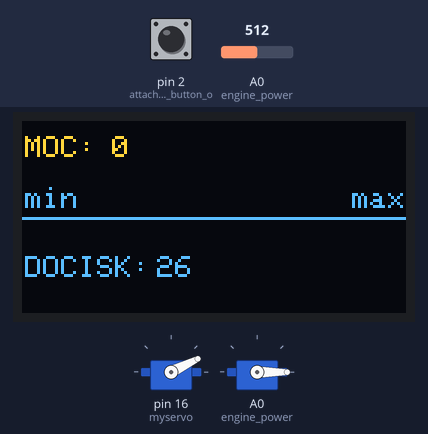
Bench run of a sketch on a simulated Arduino Uno, built with avr-gcc and run on an emulated ATmega328P. Shown: 2 × servo, 128×64 one-colour display. Inputs (shaded band) come from the test bench; at power-on: A0 (engine_power) = 512, pin 2 (attaches_pullupp_button_o) HIGH. The OLED is the two-colour kind (top 16 rows yellow).

Above: at 3.2 s.
3.3 s: A0 (engine_power) set to 532
At 4.7 s:
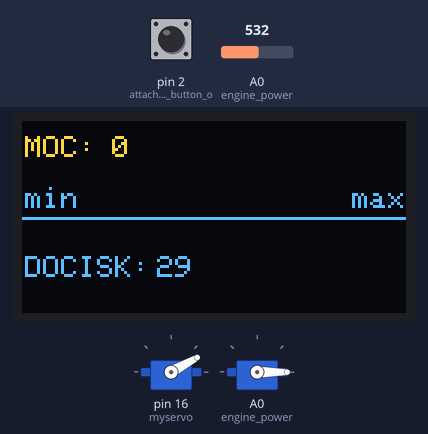
5.2 s: A0 (engine_power) set to 564
At 6.1 s:
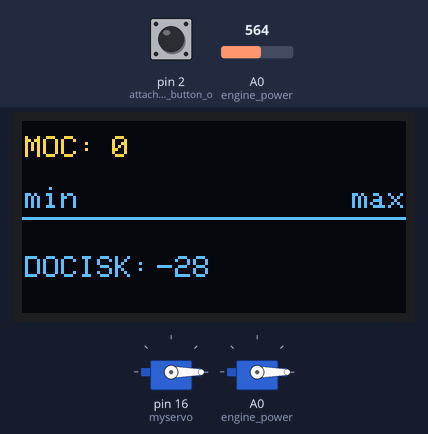
7.0 s: A0 (engine_power) set to 511
At 7.28 s:
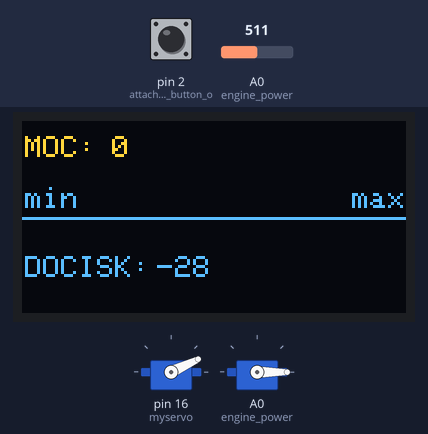
Timing chart, 0 to 10.0 s (numbered marks = the images above; inputs shaded):
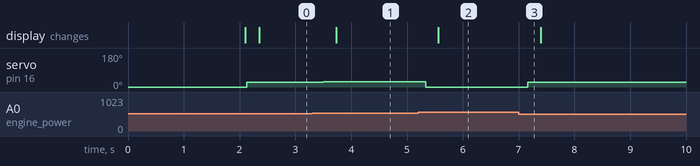

The sketch:

sterownik_strzala.ino
```cpp
#include <SPI.h>
#include <Wire.h>
#include <Adafruit_GFX.h>
#include <Adafruit_SSD1306.h>
#include <Servo.h>

// OLED setup ---------------------
Adafruit_SSD1306 display(128, 64, &Wire, -1); // On wemos:   D2(SDA),  D1(SCL); VCC=3.3v; Reset pin # (or -1 if sharing Arduino reset pin)
// OLED setup ---------------------

//SERWO --------------------------
Servo myservo;  // create servo object to control a servo
Servo engine_power;  // create servo object to control a motor
int value = 0; //for read the analog value frompotentiometer
int obr=0; //for serwo movement
int moc=0; //for motor pwm
int bieg=0; //for motor speed change
//SERWO --------------------------

const unsigned char Autobot_logo [] PROGMEM = {
	0x00, 0x00, 0x00, 0x00, 0x00, 0x00, 0x03, 0xff, 0xc0, 0x00, 0x00, 0x00, 0x00, 0x00, 0x00, 0x00,
	0x00, 0x00, 0x00, 0x00, 0x00, 0x7f, 0xff, 0xff, 0x00, 0x00, 0x00, 0x00, 0x00, 0x00, 0x00, 0x00,
	0x00, 0x00, 0x00, 0x03, 0xff, 0xff, 0xff, 0xe0, 0x00, 0x00, 0x00, 0x00, 0x00, 0x00, 0x00, 0x00,
	0x00, 0x00, 0x0f, 0xff, 0xff, 0xff, 0xf8, 0x00, 0x00, 0x00, 0x00, 0x00, 0x00, 0x00, 0x00, 0x03,
	0xff, 0xbf, 0xff, 0xff, 0xff, 0xfc, 0xff, 0xe0, 0x00, 0x00, 0x00, 0x00, 0x00, 0x00, 0x01, 0xff,
	0xbf, 0xff, 0xff, 0xff, 0xfd, 0xff, 0xc0, 0x00, 0x00, 0x00, 0x00, 0x00, 0x00, 0x01, 0xff, 0xff,
	0xff, 0xff, 0xff, 0xfd, 0xff, 0xc0, 0x00, 0x00, 0x00, 0x00, 0x00, 0x00, 0x01, 0xff, 0xdf, 0xff,
	0xff, 0xff, 0xff, 0xff, 0xc0, 0x00, 0x00, 0x00, 0x00, 0x00, 0x00, 0x01, 0xff, 0xdf, 0xff, 0xff,
	0xff, 0xff, 0xff, 0x80, 0x00, 0x00, 0x00, 0x00, 0x00, 0x00, 0x01, 0xff, 0xdf, 0xfc, 0x00, 0x3f,
	0xff, 0xff, 0x80, 0x00, 0x00, 0x00, 0x00, 0x00, 0x00, 0x00, 0xff, 0xef, 0xff, 0x00, 0x7f, 0xfb,
	0xff, 0x80, 0x00, 0x00, 0x00, 0x00, 0x00, 0x00, 0x00, 0xff, 0xf7, 0xff, 0x81, 0xff, 0xef, 0xff,
	0x80, 0x00, 0x00, 0x00, 0x00, 0x00, 0x00, 0x00, 0xf9, 0xf9, 0xff, 0xe3, 0xff, 0xdf, 0xdf, 0x00,
	0x00, 0x00, 0x00, 0x00, 0x00, 0x00, 0x00, 0xfc, 0xfe, 0xff, 0xf7, 0xff, 0x3f, 0x3f, 0x00, 0x00,
	0x00, 0x00, 0x00, 0x00, 0x00, 0x00, 0xff, 0x3f, 0x3f, 0xff, 0xfe, 0xfe, 0x7f, 0x00, 0x00, 0x00,
	0x00, 0x00, 0x00, 0x00, 0x00, 0x7f, 0x9f, 0xdf, 0xff, 0xf9, 0xfd, 0xff, 0x00, 0x00, 0x00, 0x00,
	0x00, 0x00, 0x00, 0x00, 0x7f, 0xe7, 0xe7, 0xff, 0xf7, 0xf3, 0xff, 0x00, 0x00, 0x00, 0x00, 0x00,
	0x00, 0x00, 0x00, 0x7d, 0xf3, 0xfb, 0xff, 0xcf, 0xcf, 0xbe, 0x00, 0x00, 0x00, 0x00, 0x00, 0x00,
	0x00, 0x00, 0x7e, 0x7d, 0xf8, 0xff, 0x9f, 0x9f, 0x3e, 0x00, 0x00, 0x00, 0x00, 0x00, 0x00, 0x00,
	0x00, 0x3f, 0xbe, 0x7e, 0x3e, 0x7f, 0x7c, 0xfe, 0x00, 0x00, 0x00, 0x00, 0x00, 0x00, 0x00, 0x00,
	0x3f, 0xcf, 0xff, 0x9d, 0xfe, 0xfb, 0xfe, 0x00, 0x00, 0x00, 0x00, 0x00, 0x00, 0x00, 0x00, 0x3f,
	0xe7, 0xfd, 0xe3, 0xff, 0xf7, 0xfe, 0x00, 0x00, 0x00, 0x00, 0x00, 0x00, 0x00, 0x00, 0x1f, 0xf9,
	0xfd, 0xff, 0xff, 0xcf, 0xfc, 0x00, 0x00, 0x00, 0x00, 0x00, 0x00, 0x00, 0x00, 0x0f, 0xfe, 0xfd,
	0xff, 0xff, 0x3f, 0xf8, 0x00, 0x00, 0x00, 0x00, 0x00, 0x00, 0x00, 0x00, 0x07, 0xff, 0x7d, 0xff,
	0xfe, 0x7f, 0xf0, 0x00, 0x00, 0x00, 0x00, 0x00, 0x00, 0x00, 0x00, 0x0b, 0xff, 0xff, 0xff, 0xff,
	0xff, 0xd0, 0x00, 0x00, 0x00, 0x00, 0x00, 0x00, 0x00, 0x00, 0x0e, 0xff, 0xfe, 0xff, 0xbf, 0xff,
	0xb0, 0x00, 0x00, 0x00, 0x00, 0x00, 0x00, 0x00, 0x00, 0x0f, 0x7f, 0xfe, 0xff, 0xbf, 0xfe, 0x70,
	0x00, 0x00, 0x00, 0x00, 0x00, 0x00, 0x00, 0x00, 0x0f, 0xff, 0xfe, 0xff, 0xbf, 0xff, 0xf0, 0x00,
	0x00, 0x00, 0x00, 0x00, 0x00, 0x00, 0x00, 0x0f, 0xe0, 0x7e, 0xff, 0xbf, 0x03, 0xf0, 0x00, 0x00,
	0x00, 0x00, 0x00, 0x00, 0x00, 0x00, 0x0f, 0xe0, 0x02, 0xff, 0x20, 0x03, 0xf0, 0x00, 0x00, 0x00,
	0x00, 0x00, 0x00, 0x00, 0x00, 0x0f, 0xe0, 0x00, 0xff, 0x00, 0x03, 0xf0, 0x00, 0x00, 0x00, 0x00,
	0x00, 0x00, 0x00, 0x00, 0x0f, 0xe0, 0x02, 0xff, 0x40, 0x07, 0xf0, 0x00, 0x00, 0x00, 0x00, 0x00,
	0x00, 0x00, 0x00, 0x0f, 0xf8, 0x0e, 0xff, 0x70, 0x0f, 0xf0, 0x00, 0x00, 0x00, 0x00, 0x00, 0x00,
	0x00, 0x00, 0x07, 0xfe, 0x3f, 0xff, 0x7e, 0x3f, 0xf0, 0x00, 0x00, 0x00, 0x00, 0x00, 0x00, 0x00,
	0x00, 0x07, 0xfe, 0xff, 0xff, 0x7f, 0x7f, 0xf0, 0x00, 0x00, 0x00, 0x00, 0x00, 0x00, 0x00, 0x00,
	0x07, 0xfe, 0xff, 0xff, 0x7f, 0x7f, 0xf0, 0x00, 0x00, 0x00, 0x00, 0x00, 0x00, 0x00, 0x00, 0x07,
	0xfe, 0xff, 0xff, 0x7f, 0x7f, 0xf0, 0x00, 0x00, 0x00, 0x00, 0x00, 0x00, 0x00, 0x00, 0x07, 0xfe,
	0xff, 0xff, 0x7f, 0x7f, 0xf0, 0x00, 0x00, 0x00, 0x00, 0x00, 0x00, 0x00, 0x00, 0x07, 0xfe, 0xff,
	0xff, 0x7f, 0x7f, 0xf0, 0x00, 0x00, 0x00, 0x00, 0x00, 0x00, 0x00, 0x00, 0x07, 0xfe, 0xff, 0xff,
	0x7f, 0x7f, 0xf0, 0x00, 0x00, 0x00, 0x00, 0x00, 0x00, 0x00, 0x00, 0x07, 0xfe, 0xff, 0xff, 0x7f,
	0x7f, 0xf0, 0x00, 0x00, 0x00, 0x00, 0x00, 0x00, 0x00, 0x00, 0x07, 0xfe, 0xff, 0xff, 0x7f, 0x7f,
	0xf0, 0x00, 0x00, 0x00, 0x00, 0x00, 0x00, 0x00, 0x00, 0x07, 0xfe, 0xff, 0xff, 0x7f, 0x7f, 0xf0,
	0x00, 0x00, 0x00, 0x00, 0x00, 0x00, 0x00, 0x00, 0x07, 0xfe, 0xff, 0xff, 0x7f, 0x7f, 0xf0, 0x00,
	0x00, 0x00, 0x00, 0x00, 0x00, 0x00, 0x00, 0x07, 0xfe, 0xff, 0x7f, 0x7f, 0x7f, 0xe0, 0x00, 0x00,
	0x00, 0x00, 0x00, 0x00, 0x00, 0x00, 0x07, 0xfe, 0xff, 0xff, 0xff, 0x7f, 0xe0, 0x00, 0x00, 0x00,
	0x00, 0x00, 0x00, 0x00, 0x00, 0x07, 0xfe, 0xff, 0xff, 0xff, 0x7f, 0xe0, 0x00, 0x00, 0x00, 0x00,
	0x00, 0x00, 0x00, 0x00, 0x03, 0xfe, 0xff, 0xff, 0xff, 0x7f, 0xc0, 0x00, 0x00, 0x00, 0x00, 0x00,
	0x00, 0x00, 0x00, 0x00, 0xfe, 0xff, 0xff, 0xff, 0x7f, 0x80, 0x00, 0x00, 0x00, 0x00, 0x00, 0x00,
	0x00, 0x00, 0x00, 0x7e, 0xff, 0xff, 0xff, 0x7f, 0x00, 0x00, 0x00, 0x00, 0x00, 0x00, 0x00, 0x00,
	0x00, 0x00, 0x3e, 0xfe, 0x00, 0x3f, 0x7c, 0x00, 0x00, 0x00, 0x00, 0x00, 0x00, 0x00, 0x00, 0x00,
	0x00, 0x1e, 0xfd, 0xff, 0xbf, 0x78, 0x00, 0x00, 0x00, 0x00, 0x00, 0x00, 0x00, 0x00, 0x00, 0x00,
	0x06, 0xfd, 0xff, 0xff, 0x70, 0x00, 0x00, 0x00, 0x00, 0x00, 0x00, 0x00, 0x00, 0x00, 0x00, 0x02,
	0xfd, 0xff, 0xdf, 0x60, 0x00, 0x00, 0x00, 0x00, 0x00, 0x00, 0x00, 0x00, 0x00, 0x00, 0x00, 0xfb,
	0xff, 0xdf, 0x00, 0x00, 0x00, 0x00, 0x00, 0x00, 0x00, 0x00, 0x00, 0x00, 0x00, 0x00, 0xfb, 0xff,
	0xef, 0x00, 0x00, 0x00, 0x00, 0x00, 0x00, 0x00, 0x00, 0x00, 0x00, 0x00, 0x00, 0x3b, 0xff, 0xee,
	0x00, 0x00, 0x00, 0x00, 0x00, 0x00, 0x00, 0x00, 0x00, 0x00, 0x00, 0x00, 0x17, 0xff, 0xec, 0x00,
	0x00, 0x00, 0x00, 0x00, 0x00, 0x00, 0x00, 0x00, 0x00, 0x00, 0x00, 0x07, 0xff, 0xf0, 0x00, 0x00,
	0x00, 0x00, 0x00, 0x00
};

void setup() {
  //ALL CONNECTED TO 3.3V
  myservo.attach(16);  // attaches the servo pwm  on GIO16  (D0 on wemos)
  engine_power.attach(14); // attaches the motor pwm on  GIO14 (D5 on wemos)
  pinMode(2, INPUT_PULLUP); // attaches pullupp button on GIO2 (D4 on wemos) and to GND
  pinMode(0, INPUT_PULLUP); // attaches pullupp button on GIO0 (D3 on wemos) and to GND
  myservo.write(0); //set serwo to min position on start
  engine_power.write(0);//set motor to min pwm value on start
  Serial.begin(9600); //start serial monitor

  // OLED setup ---------------------
  if(!display.begin(SSD1306_SWITCHCAPVCC, 0x3C)) { //See datasheet for Address; 0x3D for 128x64, 0x3C for 128x32
    Serial.println(F("SSD1306 allocation failed"));
    for(;;); // Don't proceed, loop forever
  }
// OLED setup ---------------------
displayTransformersLogo();

  updateScreen();

}

void loop() {
  // Serial.println(digitalRead(2));
  if(digitalRead(2) == LOW ){
    dpeeddown();
  }

  if(digitalRead(0) == LOW ){
    speedup();
  }

  updateScreen();
  value = analogRead(A0);
  obr = (value *180)/1024;
  myservo.write(obr); //set serwo pwm
  moc = bieg * 36;
  engine_power.write(moc);//set motor pwm
  //  Serial.print("obr: ");
  //  Serial.println(obr);
  //  Serial.print("moc: ");
  //  Serial.println(moc);

  delay(200);
}

void speedup(){
  if(bieg != 5){
    bieg =bieg + 1;
  }
}

void dpeeddown(){
  if(bieg != 0){
    bieg =bieg - 1;
  }
}

void displayTransformersLogo(){
  display.clearDisplay();
  display.drawBitmap(0,0,Autobot_logo, 120, 60, 1);//(x,y,bitmap_name,width,height,1)
  display.display();
  delay(2000);
}

void updateScreen(){
  display.clearDisplay(); // Clear display buffer
  display.drawLine(0, 32, 128,32, SSD1306_WHITE); // (x1,y1,x2,y2,color)
  display.setTextSize(1); // Draw 2X-scale text
  display.setTextColor(SSD1306_WHITE);
  display.setCursor(1, 5);
  display.println(F("MOC:"));
  display.setCursor(30, 5);
  display.println(bieg);
  display.setCursor(1, 22);
  display.println(F("min"));
  display.setCursor(110, 22);
  display.println(F("max"));
  if(bieg==1){display.fillRect(25, 28, 10, 5,SSD1306_WHITE);}//(x,y,width,height,color)}
  if(bieg==2){
    display.fillRect(25, 28, 10, 5,SSD1306_WHITE);
    display.fillRect(40, 23, 10, 10,SSD1306_WHITE);
  }
  if(bieg==3){
    display.fillRect(25, 28, 10, 5,SSD1306_WHITE);
    display.fillRect(40, 23, 10, 10,SSD1306_WHITE);
    display.fillRect(55, 18, 10, 15,SSD1306_WHITE);
  }
  if(bieg==4){
    display.fillRect(25, 28, 10, 5,SSD1306_WHITE);
    display.fillRect(40, 23, 10, 10,SSD1306_WHITE);
    display.fillRect(55, 18, 10, 15,SSD1306_WHITE);
    display.fillRect(70, 13, 10, 20,SSD1306_WHITE);
  }
  if(bieg==5){
    display.fillRect(25, 28, 10, 5,SSD1306_WHITE);
    display.fillRect(40, 23, 10, 10,SSD1306_WHITE);
    display.fillRect(55, 18, 10, 15,SSD1306_WHITE);
    display.fillRect(70, 13, 10, 20,SSD1306_WHITE);
    display.fillRect(85, 8, 10, 25,SSD1306_WHITE);
  }
  pozycjaSerwa();
  display.display(); // Update screen
}

void pozycjaSerwa(){
  display.setTextSize(1); // Draw 2X-scale text
  display.setTextColor(SSD1306_WHITE);
  display.setCursor(1, 45);
  display.println(F("DOCISK:"));
  display.setCursor(45, 45);
  display.println(obr);
}
```

Measured:
- the behaviour switches between 546 and 547 on A0 (engine_power) (found by bisection; images 1 and 2)
- after the input at 3.3 s, servo on pin 16 (myservo): 26° → 29° after 0.20 s; the display: changes after 0.43 s (image 1)
- after the input at 5.2 s, servo on pin 16 (myservo): 29° → 0° after 0.13 s; the display: changes after 0.36 s (image 2)
- after the input at 7.0 s, servo on pin 16 (myservo): 0° → 25° after 0.17 s
